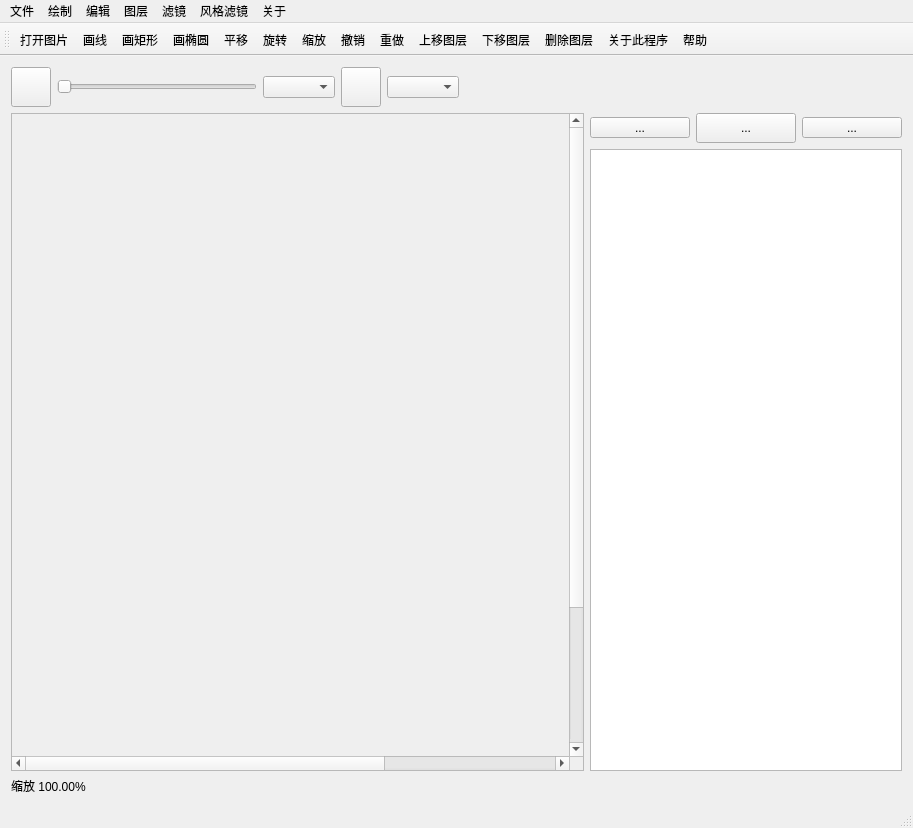
<?xml version="1.0" encoding="UTF-8"?>
<ui version="4.0">
 <class>MainWindow</class>
 <widget class="QMainWindow" name="MainWindow">
  <property name="geometry">
   <rect>
    <x>0</x>
    <y>0</y>
    <width>913</width>
    <height>828</height>
   </rect>
  </property>
  <property name="font">
   <font>
    <stylestrategy>PreferDefault</stylestrategy>
   </font>
  </property>
  <property name="windowTitle">
   <string>Little PhotoShop</string>
  </property>
  <property name="windowIcon">
   <iconset resource="../../imgs.qrc">
    <normaloff>:/img/img/icon.png</normaloff>:/img/img/icon.png</iconset>
  </property>
  <widget class="QWidget" name="centralWidget">
   <property name="sizePolicy">
    <sizepolicy hsizetype="Minimum" vsizetype="Minimum">
     <horstretch>0</horstretch>
     <verstretch>0</verstretch>
    </sizepolicy>
   </property>
   <layout class="QVBoxLayout" name="verticalLayout">
    <item>
     <layout class="QHBoxLayout" name="horizontalLayout">
      <item>
       <widget class="QPushButton" name="foreColorButton">
        <property name="sizePolicy">
         <sizepolicy hsizetype="Fixed" vsizetype="Fixed">
          <horstretch>0</horstretch>
          <verstretch>0</verstretch>
         </sizepolicy>
        </property>
        <property name="minimumSize">
         <size>
          <width>40</width>
          <height>40</height>
         </size>
        </property>
        <property name="maximumSize">
         <size>
          <width>40</width>
          <height>40</height>
         </size>
        </property>
        <property name="text">
         <string/>
        </property>
       </widget>
      </item>
      <item>
       <widget class="QSlider" name="penWidthSlider">
        <property name="sizePolicy">
         <sizepolicy hsizetype="Fixed" vsizetype="Fixed">
          <horstretch>0</horstretch>
          <verstretch>0</verstretch>
         </sizepolicy>
        </property>
        <property name="minimumSize">
         <size>
          <width>200</width>
          <height>0</height>
         </size>
        </property>
        <property name="maximumSize">
         <size>
          <width>200</width>
          <height>16777215</height>
         </size>
        </property>
        <property name="orientation">
         <enum>Qt::Horizontal</enum>
        </property>
       </widget>
      </item>
      <item>
       <widget class="QComboBox" name="penStyleComboBox"/>
      </item>
      <item>
       <widget class="QPushButton" name="backColorButton">
        <property name="sizePolicy">
         <sizepolicy hsizetype="Fixed" vsizetype="Fixed">
          <horstretch>0</horstretch>
          <verstretch>0</verstretch>
         </sizepolicy>
        </property>
        <property name="minimumSize">
         <size>
          <width>40</width>
          <height>40</height>
         </size>
        </property>
        <property name="maximumSize">
         <size>
          <width>40</width>
          <height>40</height>
         </size>
        </property>
        <property name="text">
         <string/>
        </property>
       </widget>
      </item>
      <item>
       <widget class="QComboBox" name="brushStyleComboBox"/>
      </item>
      <item>
       <spacer name="horizontalSpacer">
        <property name="orientation">
         <enum>Qt::Horizontal</enum>
        </property>
        <property name="sizeHint" stdset="0">
         <size>
          <width>40</width>
          <height>20</height>
         </size>
        </property>
       </spacer>
      </item>
     </layout>
    </item>
    <item>
     <layout class="QHBoxLayout" name="horizontalLayout_3">
      <item>
       <widget class="QScrollArea" name="scrollArea">
        <property name="widgetResizable">
         <bool>true</bool>
        </property>
        <widget class="QWidget" name="scrollAreaWidgetContents">
         <property name="geometry">
          <rect>
           <x>0</x>
           <y>0</y>
           <width>818</width>
           <height>818</height>
          </rect>
         </property>
         <layout class="QHBoxLayout" name="horizontalLayout_2">
          <item>
           <widget class="ImageWidget" name="MainDisplayWidget" native="true">
            <property name="sizePolicy">
             <sizepolicy hsizetype="Expanding" vsizetype="Expanding">
              <horstretch>0</horstretch>
              <verstretch>0</verstretch>
             </sizepolicy>
            </property>
            <property name="minimumSize">
             <size>
              <width>800</width>
              <height>800</height>
             </size>
            </property>
            <property name="maximumSize">
             <size>
              <width>3000</width>
              <height>3000</height>
             </size>
            </property>
           </widget>
          </item>
         </layout>
        </widget>
       </widget>
      </item>
      <item>
       <layout class="QVBoxLayout" name="verticalLayout_2">
        <item>
         <layout class="QHBoxLayout" name="horizontalLayout_4">
          <item>
           <widget class="QToolButton" name="layoutUpToolButton">
            <property name="minimumSize">
             <size>
              <width>100</width>
              <height>0</height>
             </size>
            </property>
            <property name="text">
             <string>...</string>
            </property>
            <property name="icon">
             <iconset resource="../../imgs.qrc">
              <normaloff>:/img/img/up.png</normaloff>:/img/img/up.png</iconset>
            </property>
           </widget>
          </item>
          <item>
           <widget class="QToolButton" name="layoutDownToolButton">
            <property name="minimumSize">
             <size>
              <width>100</width>
              <height>30</height>
             </size>
            </property>
            <property name="text">
             <string>...</string>
            </property>
            <property name="icon">
             <iconset resource="../../imgs.qrc">
              <normaloff>:/img/img/down.png</normaloff>:/img/img/down.png</iconset>
            </property>
           </widget>
          </item>
          <item>
           <widget class="QToolButton" name="layoutDeleteToolButton">
            <property name="minimumSize">
             <size>
              <width>100</width>
              <height>0</height>
             </size>
            </property>
            <property name="text">
             <string>...</string>
            </property>
            <property name="icon">
             <iconset resource="../../imgs.qrc">
              <normaloff>:/img/img/delete.png</normaloff>:/img/img/delete.png</iconset>
            </property>
           </widget>
          </item>
         </layout>
        </item>
        <item>
         <widget class="QListWidget" name="layoutListWidget">
          <property name="sizePolicy">
           <sizepolicy hsizetype="Preferred" vsizetype="Minimum">
            <horstretch>0</horstretch>
            <verstretch>0</verstretch>
           </sizepolicy>
          </property>
          <property name="minimumSize">
           <size>
            <width>300</width>
            <height>600</height>
           </size>
          </property>
         </widget>
        </item>
       </layout>
      </item>
     </layout>
    </item>
    <item>
     <widget class="QLabel" name="scaleLabel">
      <property name="text">
       <string>缩放 100.00%</string>
      </property>
     </widget>
    </item>
   </layout>
  </widget>
  <widget class="QMenuBar" name="menuBar">
   <property name="geometry">
    <rect>
     <x>0</x>
     <y>0</y>
     <width>913</width>
     <height>21</height>
    </rect>
   </property>
   <widget class="QMenu" name="menu">
    <property name="title">
     <string>文件</string>
    </property>
    <addaction name="action_newCanvas"/>
    <addaction name="action_openPro"/>
    <addaction name="action_openPic"/>
    <addaction name="action_saveCanvas"/>
    <addaction name="action_saveAsPic"/>
   </widget>
   <widget class="QMenu" name="menu_2">
    <property name="title">
     <string>绘制</string>
    </property>
    <addaction name="action_drawLine"/>
    <addaction name="action_drawEllipse"/>
    <addaction name="action_drawRect"/>
   </widget>
   <widget class="QMenu" name="menu_3">
    <property name="title">
     <string>关于</string>
    </property>
    <addaction name="action_aboutPro"/>
    <addaction name="action_aboutQt"/>
    <addaction name="action_help"/>
   </widget>
   <widget class="QMenu" name="menu_4">
    <property name="title">
     <string>编辑</string>
    </property>
    <addaction name="action_move"/>
    <addaction name="action_rotate"/>
    <addaction name="action_scale"/>
    <addaction name="action_undo"/>
    <addaction name="action_redo"/>
   </widget>
   <widget class="QMenu" name="menu_5">
    <property name="title">
     <string>图层</string>
    </property>
    <addaction name="action_layoutUp"/>
    <addaction name="action_layoutDown"/>
    <addaction name="action_deleteLayout"/>
    <addaction name="action_mergeLayout"/>
   </widget>
   <widget class="QMenu" name="menu_6">
    <property name="title">
     <string>滤镜</string>
    </property>
    <addaction name="action_inverse"/>
    <addaction name="action_histoEqu"/>
    <addaction name="action_logOper"/>
    <addaction name="action_convo"/>
    <addaction name="action_laplac"/>
    <addaction name="action_grey"/>
    <addaction name="action_bin"/>
    <addaction name="action_lumaChange"/>
    <addaction name="action_bilafilter"/>
   </widget>
   <widget class="QMenu" name="menu_7">
    <property name="title">
     <string>风格滤镜</string>
    </property>
    <addaction name="action_nostalgic"/>
    <addaction name="action_fleeting"/>
    <addaction name="action_lighting"/>
    <addaction name="action_building_block"/>
    <addaction name="action_comic"/>
    <addaction name="action_lowLight"/>
    <addaction name="action_casting"/>
    <addaction name="action_neonLight"/>
    <addaction name="action_exposal"/>
    <addaction name="action_freezing"/>
    <addaction name="action_oilPaint"/>
   </widget>
   <addaction name="menu"/>
   <addaction name="menu_2"/>
   <addaction name="menu_4"/>
   <addaction name="menu_5"/>
   <addaction name="menu_6"/>
   <addaction name="menu_7"/>
   <addaction name="menu_3"/>
  </widget>
  <widget class="QToolBar" name="mainToolBar">
   <attribute name="toolBarArea">
    <enum>TopToolBarArea</enum>
   </attribute>
   <attribute name="toolBarBreak">
    <bool>false</bool>
   </attribute>
   <addaction name="action_openPic"/>
   <addaction name="action_drawLine"/>
   <addaction name="action_drawRect"/>
   <addaction name="action_drawEllipse"/>
   <addaction name="action_move"/>
   <addaction name="action_rotate"/>
   <addaction name="action_scale"/>
   <addaction name="action_undo"/>
   <addaction name="action_redo"/>
   <addaction name="action_layoutUp"/>
   <addaction name="action_layoutDown"/>
   <addaction name="action_deleteLayout"/>
   <addaction name="action_aboutPro"/>
   <addaction name="action_help"/>
  </widget>
  <widget class="QStatusBar" name="statusBar"/>
  <action name="action_newCanvas">
   <property name="text">
    <string>新建工程</string>
   </property>
  </action>
  <action name="action_openPic">
   <property name="icon">
    <iconset resource="../../imgs.qrc">
     <normaloff>:/img/img/add.png</normaloff>:/img/img/add.png</iconset>
   </property>
   <property name="text">
    <string>打开图片</string>
   </property>
  </action>
  <action name="action_saveCanvas">
   <property name="icon">
    <iconset resource="../../imgs.qrc">
     <normaloff>:/img/img/save.png</normaloff>:/img/img/save.png</iconset>
   </property>
   <property name="text">
    <string>保存工程</string>
   </property>
  </action>
  <action name="action_saveAsPic">
   <property name="icon">
    <iconset resource="../../imgs.qrc">
     <normaloff>:/img/img/png.png</normaloff>:/img/img/png.png</iconset>
   </property>
   <property name="text">
    <string>另存为图片</string>
   </property>
  </action>
  <action name="action_drawLine">
   <property name="checkable">
    <bool>false</bool>
   </property>
   <property name="checked">
    <bool>false</bool>
   </property>
   <property name="enabled">
    <bool>true</bool>
   </property>
   <property name="icon">
    <iconset resource="../../imgs.qrc">
     <normaloff>:/img/img/line.png</normaloff>:/img/img/line.png</iconset>
   </property>
   <property name="text">
    <string>画线</string>
   </property>
  </action>
  <action name="action_drawEllipse">
   <property name="icon">
    <iconset resource="../../imgs.qrc">
     <normaloff>:/img/img/ellipse.png</normaloff>:/img/img/ellipse.png</iconset>
   </property>
   <property name="text">
    <string>画椭圆</string>
   </property>
  </action>
  <action name="action_aboutPro">
   <property name="icon">
    <iconset resource="../../imgs.qrc">
     <normaloff>:/img/img/information.png</normaloff>:/img/img/information.png</iconset>
   </property>
   <property name="text">
    <string>关于此程序</string>
   </property>
  </action>
  <action name="action_aboutQt">
   <property name="icon">
    <iconset resource="../../imgs.qrc">
     <normaloff>:/img/img/qt.png</normaloff>:/img/img/qt.png</iconset>
   </property>
   <property name="text">
    <string>关于Qt</string>
   </property>
  </action>
  <action name="action_help">
   <property name="icon">
    <iconset resource="../../imgs.qrc">
     <normaloff>:/img/img/help.png</normaloff>:/img/img/help.png</iconset>
   </property>
   <property name="text">
    <string>帮助</string>
   </property>
  </action>
  <action name="action_drawRect">
   <property name="icon">
    <iconset resource="../../imgs.qrc">
     <normaloff>:/img/img/Rect.png</normaloff>:/img/img/Rect.png</iconset>
   </property>
   <property name="text">
    <string>画矩形</string>
   </property>
  </action>
  <action name="action_move">
   <property name="icon">
    <iconset resource="../../imgs.qrc">
     <normaloff>:/img/img/Move.png</normaloff>:/img/img/Move.png</iconset>
   </property>
   <property name="text">
    <string>平移</string>
   </property>
  </action>
  <action name="action_rotate">
   <property name="icon">
    <iconset resource="../../imgs.qrc">
     <normaloff>:/img/img/Rotate.png</normaloff>:/img/img/Rotate.png</iconset>
   </property>
   <property name="text">
    <string>旋转</string>
   </property>
  </action>
  <action name="action_scale">
   <property name="icon">
    <iconset resource="../../imgs.qrc">
     <normaloff>:/img/img/Scale.png</normaloff>:/img/img/Scale.png</iconset>
   </property>
   <property name="text">
    <string>缩放</string>
   </property>
  </action>
  <action name="action_undo">
   <property name="icon">
    <iconset resource="../../imgs.qrc">
     <normaloff>:/img/img/undo.png</normaloff>:/img/img/undo.png</iconset>
   </property>
   <property name="text">
    <string>撤销</string>
   </property>
  </action>
  <action name="action_redo">
   <property name="icon">
    <iconset resource="../../imgs.qrc">
     <normaloff>:/img/img/redo.png</normaloff>:/img/img/redo.png</iconset>
   </property>
   <property name="text">
    <string>重做</string>
   </property>
  </action>
  <action name="action_openPro">
   <property name="icon">
    <iconset resource="../../imgs.qrc">
     <normaloff>:/img/img/file.png</normaloff>:/img/img/file.png</iconset>
   </property>
   <property name="text">
    <string>打开工程</string>
   </property>
  </action>
  <action name="action_deleteLayout">
   <property name="icon">
    <iconset resource="../../imgs.qrc">
     <normaloff>:/img/img/delete.png</normaloff>:/img/img/delete.png</iconset>
   </property>
   <property name="text">
    <string>删除图层</string>
   </property>
  </action>
  <action name="action_layoutUp">
   <property name="icon">
    <iconset resource="../../imgs.qrc">
     <normaloff>:/img/img/up.png</normaloff>:/img/img/up.png</iconset>
   </property>
   <property name="text">
    <string>上移图层</string>
   </property>
  </action>
  <action name="action_layoutDown">
   <property name="icon">
    <iconset resource="../../imgs.qrc">
     <normaloff>:/img/img/down.png</normaloff>:/img/img/down.png</iconset>
   </property>
   <property name="text">
    <string>下移图层</string>
   </property>
  </action>
  <action name="action_inverse">
   <property name="text">
    <string>反色</string>
   </property>
  </action>
  <action name="action_histoEqu">
   <property name="text">
    <string>直方图均衡</string>
   </property>
  </action>
  <action name="action_logOper">
   <property name="text">
    <string>自动亮度适应</string>
   </property>
  </action>
  <action name="action_mergeLayout">
   <property name="text">
    <string>合并全部图层</string>
   </property>
  </action>
  <action name="action_convo">
   <property name="text">
    <string>通用卷积变换</string>
   </property>
  </action>
  <action name="action_laplac">
   <property name="text">
    <string>拉普拉斯图像增强</string>
   </property>
  </action>
  <action name="action_grey">
   <property name="text">
    <string>灰阶化</string>
   </property>
  </action>
  <action name="action_bin">
   <property name="text">
    <string>二值化</string>
   </property>
  </action>
  <action name="action_bilafilter">
   <property name="text">
    <string>双边滤波</string>
   </property>
  </action>
  <action name="action_lumaChange">
   <property name="text">
    <string>亮度调整</string>
   </property>
  </action>
  <action name="action_nostalgic">
   <property name="text">
    <string>怀旧特效</string>
   </property>
  </action>
  <action name="action_fleeting">
   <property name="text">
    <string>流年特效</string>
   </property>
  </action>
  <action name="action_lighting">
   <property name="text">
    <string>光照特效</string>
   </property>
  </action>
  <action name="action_building_block">
   <property name="text">
    <string>积木特效</string>
   </property>
  </action>
  <action name="action_comic">
   <property name="text">
    <string>连环画特效</string>
   </property>
  </action>
  <action name="action_lowLight">
   <property name="text">
    <string>暗调特效</string>
   </property>
  </action>
  <action name="action_casting">
   <property name="text">
    <string>熔铸特效</string>
   </property>
  </action>
  <action name="action_neonLight">
   <property name="text">
    <string>霓虹特效</string>
   </property>
  </action>
  <action name="action_exposal">
   <property name="text">
    <string>曝光特效</string>
   </property>
  </action>
  <action name="action_freezing">
   <property name="text">
    <string>冰冻特效</string>
   </property>
  </action>
  <action name="action_oilPaint">
   <property name="text">
    <string>油画特效</string>
   </property>
  </action>
 </widget>
 <layoutdefault spacing="6" margin="11"/>
 <customwidgets>
  <customwidget>
   <class>ImageWidget</class>
   <extends>QWidget</extends>
   <header location="global">src/View/imagewidget.h</header>
   <container>1</container>
  </customwidget>
 </customwidgets>
 <resources>
  <include location="../../imgs.qrc"/>
 </resources>
 <connections/>
</ui>
